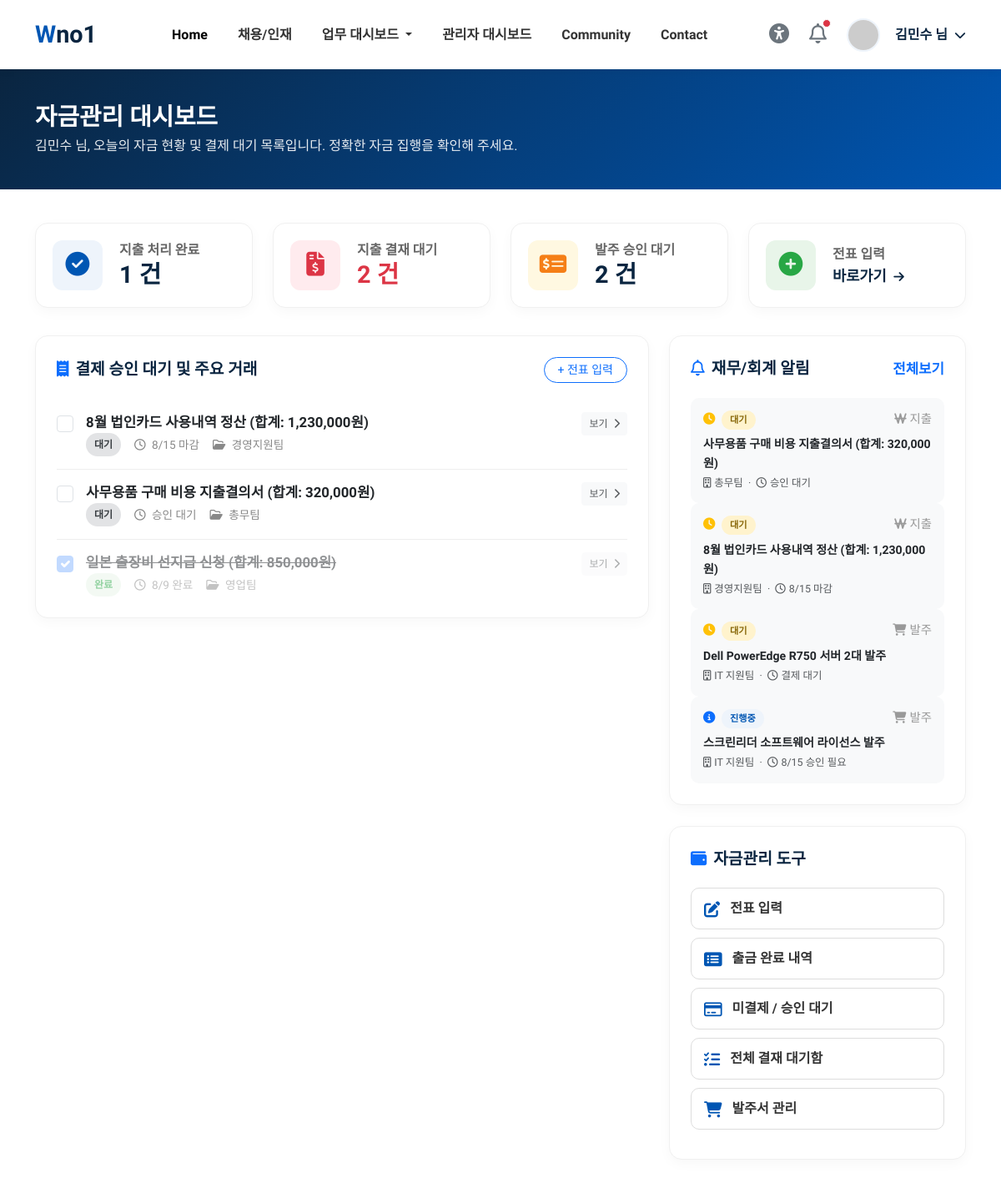
The app's page /erp_fa (signed in), older data.
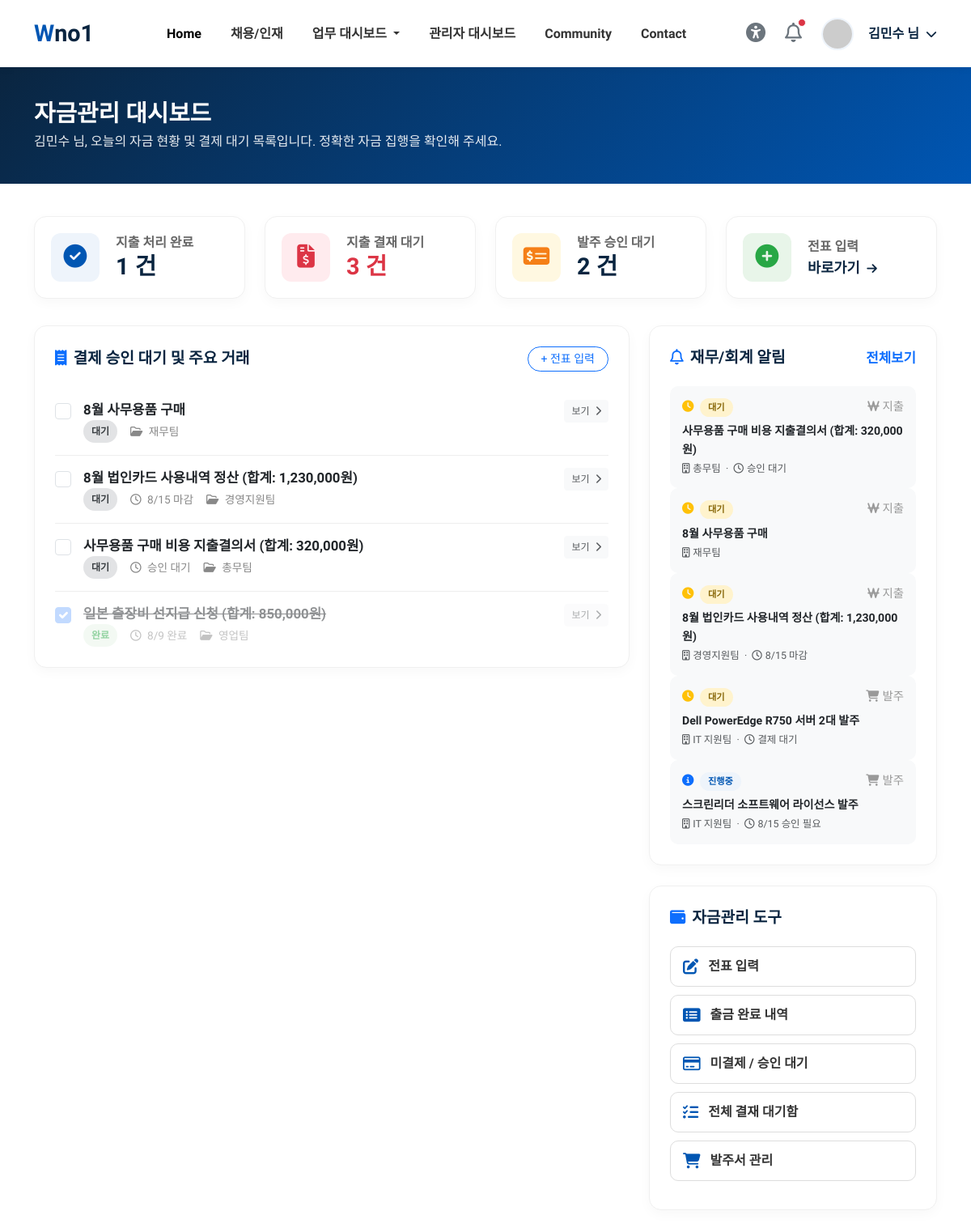
The same page, newer data.
### tables this page shows
CREATE TABLE erp_docs (
        id INTEGER PRIMARY KEY AUTOINCREMENT,
        user_id INTEGER,
        doc_type TEXT NOT NULL,
        title TEXT NOT NULL,
        content TEXT,
        dept TEXT DEFAULT '',
        due_label TEXT DEFAULT '',
        attachment TEXT DEFAULT '',
        status TEXT DEFAULT 'wait',
        created_at TEXT DEFAULT (datetime('now','localtime')),
        doc_number TEXT DEFAULT '',
        visibility TEXT DEFAULT '공개',
        retention_period TEXT DEFAULT '3년',
        effective_date TEXT DEFAULT '',
        approved_by INTEGER,
        approved_at TEXT,
        reject_reason TEXT DEFAULT '',
        slip_type TEXT DEFAULT '',
        slip_date TEXT DEFAULT '',
        slip_total INTEGER DEFAULT 0
    );

### routers/erp.py (the view)
@router.get("/erp_fa", response_class=HTMLResponse)
async def erp_fa(request: Request):
    if not check_login(request):
        return RedirectResponse(url="/login", status_code=303)
    conn = get_sqlite()
    try:
        docs = with_status_meta(conn.execute(
            "SELECT * FROM erp_docs WHERE doc_type='expense' ORDER BY CASE status WHEN 'urgent' THEN 0 WHEN 'progress' THEN 1 WHEN 'wait' THEN 2 WHEN 'pending' THEN 3 ELSE 4 END, id DESC",
        ).fetchall())
        alert_rows = with_status_meta(conn.execute(
            """SELECT * FROM erp_docs
               WHERE doc_type IN ('expense', 'po')
               AND status IN ('urgent', 'wait', 'pending', 'progress')
               ORDER BY CASE status WHEN 'urgent' THEN 0 WHEN 'pending' THEN 1 WHEN 'wait' THEN 2 ELSE 3 END,
                        id DESC
               LIMIT 6""",
        ).fetchall())
        expense_done_count = conn.execute(
            "SELECT COUNT(*) FROM erp_docs WHERE doc_type='expense' AND status IN ('done','approved')"
        ).fetchone()[0]
        expense_pending_count = conn.execute(
            "SELECT COUNT(*) FROM erp_docs WHERE doc_type='expense' AND status IN ('wait','pending','urgent')"
        ).fetchone()[0]
        po_pending_count = conn.execute(
            "SELECT COUNT(*) FROM erp_docs WHERE doc_type='po' AND status IN ('wait','pending','urgent','progress')"
        ).fetchone()[0]
    finally:
        conn.close()
    return templates.TemplateResponse(request=request, name="/erp/erp_fa.html", context={
        "request": request, "page_title": "자금관리 대시보드",
        "docs": docs,
        "alerts": alert_rows,
        "expense_done_count": expense_done_count,
        "expense_pending_count": expense_pending_count,
        "po_pending_count": po_pending_count,
        "user_name": get_current_user(request)["user_name"],
    })

### templates/erp/erp_fa.html (shortened to what the changed rows need)
<!DOCTYPE html>
<html lang="ko">
{% include 'common/header.html' %}
<body>
<div class="dash-header">
 <div class="container">
 <h2>자금관리 대시보드</h2>
</div>
</div>
<div class="container pb-5">
 <div class="row">
 <div class="col-lg-3 col-md-6">
 <a href="/pending_payments" class="text-decoration-none">
 <div class="stat-card">
 <div class="stat-info">
 <p>지출 결재 대기</p>
 <h3 style="color: #dc3545;">{{ expense_pending_count }}<span> 건</span></h3>
</div>
</div>
</a>
</div>
</div>
 <div class="row mt-2">
 <div class="col-lg-8">
 <div class="content-card">
 {% include 'erp/_doc_list.html' %}
</div>
</div>
 <div class="col-lg-4">
 <div class="content-card">
 {% if alerts %}
 {% for a in alerts %}
 <a href="/erp_doc/{{ a.id }}" class="text-decoration-none">
 <div class="msg-item" style="cursor:pointer; transition: background 0.15s;" onmouseover="this.style.backgroundColor='#eef4fb'" onmouseout="this.style.backgroundColor=''">
 <div class="msg-header">
 {% if a.status == 'urgent' %}
 <span class="msg-sender"><i class="fas fa-exclamation-circle me-1 text-danger"></i>
 <span class="badge-status status-urgent" style="font-size:0.7rem;">긴급</span>
 </span>
 {% elif a.status in ('wait', 'pending') %}
 <span class="msg-sender"><i class="fas fa-clock me-1 text-warning"></i>
 <span class="badge-status" style="background:#fff3cd;color:#856404;font-size:0.7rem;">대기</span>
 </span>
 {% else %}
 <span class="msg-sender"><i class="fas fa-info-circle me-1 text-primary"></i>
 <span class="badge-status status-progress" style="font-size:0.7rem;">진행중</span>
 </span>
 {% endif %}
 <span class="msg-time">
 {% if a.doc_type == 'po' %}<i class="fas fa-shopping-cart me-1"></i>발주{% else %}<i class="fas fa-won-sign me-1"></i>지출{% endif %}
 </span>
</div>
 <div class="msg-body">
 <strong class="text-dark" style="font-size:0.88rem;">{{ a.title }}</strong>
 {% if a.dept %}<div class="text-muted" style="font-size:0.78rem; margin-top:3px;"><i class="far fa-building me-1"></i>{{ a.dept }}{% if a.due_label %} &nbsp;·&nbsp; <i class="far fa-clock me-1"></i>{{ a.due_label }}{% endif %}</div>{% endif %}
</div>
</div>
</a>
 {% endfor %}
 {% endif %}
</div>
</div>
</div>
</div>
</body>
</html>

### templates/erp/_doc_list.html
<div class="task-list">
    {% for d in docs %}
    <div class="task-item {% if d.status_label == '완료' %}opacity-50{% endif %}">
        <input class="form-check-input task-checkbox" type="checkbox" id="doc{{ d.id }}"
               {% if d.status_label == '완료' %}checked disabled{% endif %}>
        <div class="task-content">
            <a href="/erp_doc/{{ d.id }}" class="task-title text-decoration-none text-dark {% if d.status_label == '완료' %}text-decoration-line-through{% endif %}">{{ d.title }}</a>
            <div class="task-meta d-flex align-items-center gap-3">
                <span class="badge-status {{ d.status_class }}" {% if d.status_style %}style="{{ d.status_style }}"{% endif %}>{{ d.status_label }}</span>
                {% if d.due_label %}<span><i class="far fa-clock"></i> {{ d.due_label }}</span>{% endif %}
                {% if d.dept %}<span><i class="far fa-folder-open"></i> {{ d.dept }}</span>{% endif %}
            </div>
        </div>
        <a href="/erp_doc/{{ d.id }}" class="btn btn-light btn-sm text-muted" style="font-size:0.75rem; white-space:nowrap;">보기 <i class="fas fa-chevron-right ms-1"></i></a>
    </div>
    {% else %}
    <p class="text-muted text-center py-4">등록된 문서가 없습니다.</p>
    {% endfor %}
</div>

Row changes from the older to the newer data that the page shows:
added erp_docs: title "8월 사무용품 구매", status_label "대기", dept "재무팀", status "wait" (drawn), doc_type "expense" (drawn)
Text that changed along with them:
{{ expense_pending_count }}: "2" → "3"
